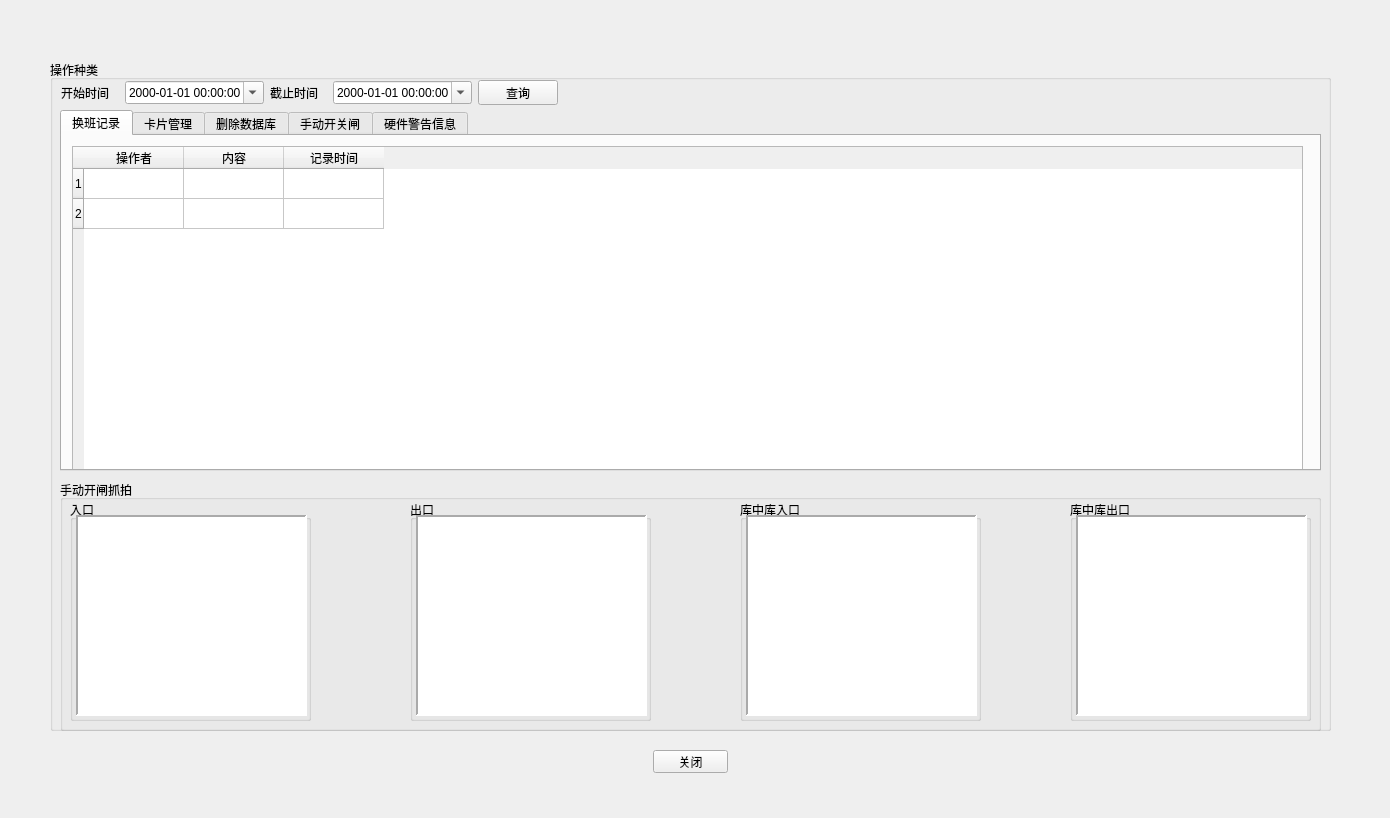
<?xml version="1.0" encoding="UTF-8"?>
<ui version="4.0">
 <class>CSysLog</class>
 <widget class="QFrame" name="CSysLog">
  <property name="geometry">
   <rect>
    <x>0</x>
    <y>0</y>
    <width>1390</width>
    <height>818</height>
   </rect>
  </property>
  <property name="windowTitle">
   <string>系统日志</string>
  </property>
  <property name="styleSheet">
   <string notr="true">background-image:url(D:/WinParkUI/debug/Image/NewIcon/CommonBigBG-normal.jpg);</string>
  </property>
  <property name="frameShape">
   <enum>QFrame::NoFrame</enum>
  </property>
  <property name="frameShadow">
   <enum>QFrame::Raised</enum>
  </property>
  <widget class="QWidget" name="widget" native="true">
   <property name="geometry">
    <rect>
     <x>40</x>
     <y>40</y>
     <width>1301</width>
     <height>741</height>
    </rect>
   </property>
   <property name="styleSheet">
    <string notr="true">background-image:url(none);</string>
   </property>
   <widget class="QGroupBox" name="groupBox_2">
    <property name="geometry">
     <rect>
      <x>10</x>
      <y>20</y>
      <width>1281</width>
      <height>671</height>
     </rect>
    </property>
    <property name="styleSheet">
     <string notr="true">background-image:url(none);</string>
    </property>
    <property name="title">
     <string>操作种类</string>
    </property>
    <widget class="QTabWidget" name="tabWidget">
     <property name="geometry">
      <rect>
       <x>10</x>
       <y>50</y>
       <width>1261</width>
       <height>361</height>
      </rect>
     </property>
     <property name="styleSheet">
      <string notr="true">background-image:url(none);</string>
     </property>
     <property name="currentIndex">
      <number>0</number>
     </property>
     <widget class="QWidget" name="tab">
      <attribute name="title">
       <string>换班记录</string>
      </attribute>
      <widget class="QTableWidget" name="tableShift">
       <property name="geometry">
        <rect>
         <x>10</x>
         <y>10</y>
         <width>1231</width>
         <height>351</height>
        </rect>
       </property>
       <property name="styleSheet">
        <string notr="true">background-image:url(none);</string>
       </property>
       <row>
        <property name="text">
         <string>1</string>
        </property>
       </row>
       <row>
        <property name="text">
         <string>2</string>
        </property>
       </row>
       <column>
        <property name="text">
         <string>操作者</string>
        </property>
       </column>
       <column>
        <property name="text">
         <string>内容</string>
        </property>
       </column>
       <column>
        <property name="text">
         <string>记录时间</string>
        </property>
       </column>
      </widget>
     </widget>
     <widget class="QWidget" name="tab_2">
      <attribute name="title">
       <string>卡片管理</string>
      </attribute>
      <widget class="QTableWidget" name="tableCardMgm">
       <property name="geometry">
        <rect>
         <x>10</x>
         <y>10</y>
         <width>1231</width>
         <height>351</height>
        </rect>
       </property>
       <row>
        <property name="text">
         <string>1</string>
        </property>
       </row>
       <row>
        <property name="text">
         <string>2</string>
        </property>
       </row>
       <column>
        <property name="text">
         <string>操作者</string>
        </property>
       </column>
       <column>
        <property name="text">
         <string>内容</string>
        </property>
       </column>
       <column>
        <property name="text">
         <string>记录时间</string>
        </property>
       </column>
      </widget>
     </widget>
     <widget class="QWidget" name="tab_5">
      <attribute name="title">
       <string>删除数据库</string>
      </attribute>
      <widget class="QTableWidget" name="tablDeleteData">
       <property name="geometry">
        <rect>
         <x>10</x>
         <y>10</y>
         <width>1231</width>
         <height>351</height>
        </rect>
       </property>
       <row>
        <property name="text">
         <string>1</string>
        </property>
       </row>
       <row>
        <property name="text">
         <string>2</string>
        </property>
       </row>
       <column>
        <property name="text">
         <string>操作者</string>
        </property>
       </column>
       <column>
        <property name="text">
         <string>内容</string>
        </property>
       </column>
       <column>
        <property name="text">
         <string>记录时间</string>
        </property>
       </column>
      </widget>
     </widget>
     <widget class="QWidget" name="tab_6">
      <attribute name="title">
       <string>手动开关闸</string>
      </attribute>
      <widget class="QTableWidget" name="tableManualGate">
       <property name="geometry">
        <rect>
         <x>10</x>
         <y>10</y>
         <width>1231</width>
         <height>351</height>
        </rect>
       </property>
       <row>
        <property name="text">
         <string>1</string>
        </property>
       </row>
       <row>
        <property name="text">
         <string>2</string>
        </property>
       </row>
       <column>
        <property name="text">
         <string>操作者</string>
        </property>
       </column>
       <column>
        <property name="text">
         <string>内容</string>
        </property>
       </column>
       <column>
        <property name="text">
         <string>记录时间</string>
        </property>
       </column>
      </widget>
     </widget>
     <widget class="QWidget" name="tab_7">
      <attribute name="title">
       <string>硬件警告信息</string>
      </attribute>
      <widget class="QTableWidget" name="tableHardware">
       <property name="geometry">
        <rect>
         <x>10</x>
         <y>10</y>
         <width>1231</width>
         <height>351</height>
        </rect>
       </property>
       <row>
        <property name="text">
         <string>1</string>
        </property>
       </row>
       <row>
        <property name="text">
         <string>2</string>
        </property>
       </row>
       <column>
        <property name="text">
         <string>操作者</string>
        </property>
       </column>
       <column>
        <property name="text">
         <string>内容</string>
        </property>
       </column>
       <column>
        <property name="text">
         <string>记录时间</string>
        </property>
       </column>
      </widget>
     </widget>
    </widget>
    <widget class="QGroupBox" name="groupBox_3">
     <property name="geometry">
      <rect>
       <x>10</x>
       <y>420</y>
       <width>1261</width>
       <height>251</height>
      </rect>
     </property>
     <property name="styleSheet">
      <string notr="true">background-image:url(none);</string>
     </property>
     <property name="title">
      <string>手动开闸抓拍</string>
     </property>
     <widget class="QGroupBox" name="groupBox_4">
      <property name="geometry">
       <rect>
        <x>10</x>
        <y>20</y>
        <width>241</width>
        <height>221</height>
       </rect>
      </property>
      <property name="styleSheet">
       <string notr="true">background-image:url(none);</string>
      </property>
      <property name="title">
       <string>入口</string>
      </property>
      <widget class="QLabel" name="lblImg0">
       <property name="geometry">
        <rect>
         <x>6</x>
         <y>15</y>
         <width>231</width>
         <height>201</height>
        </rect>
       </property>
       <property name="styleSheet">
        <string notr="true">background-color: rgb(255, 255, 255);</string>
       </property>
       <property name="frameShape">
        <enum>QFrame::Panel</enum>
       </property>
       <property name="frameShadow">
        <enum>QFrame::Sunken</enum>
       </property>
       <property name="lineWidth">
        <number>2</number>
       </property>
       <property name="text">
        <string/>
       </property>
       <property name="scaledContents">
        <bool>true</bool>
       </property>
      </widget>
     </widget>
     <widget class="QGroupBox" name="groupBox_5">
      <property name="geometry">
       <rect>
        <x>350</x>
        <y>20</y>
        <width>241</width>
        <height>221</height>
       </rect>
      </property>
      <property name="styleSheet">
       <string notr="true">background-image:url(none);</string>
      </property>
      <property name="title">
       <string>出口</string>
      </property>
      <widget class="QLabel" name="lblImg1">
       <property name="geometry">
        <rect>
         <x>6</x>
         <y>15</y>
         <width>231</width>
         <height>201</height>
        </rect>
       </property>
       <property name="styleSheet">
        <string notr="true">background-color: rgb(255, 255, 255);</string>
       </property>
       <property name="frameShape">
        <enum>QFrame::Panel</enum>
       </property>
       <property name="frameShadow">
        <enum>QFrame::Sunken</enum>
       </property>
       <property name="lineWidth">
        <number>2</number>
       </property>
       <property name="text">
        <string/>
       </property>
       <property name="scaledContents">
        <bool>true</bool>
       </property>
      </widget>
     </widget>
     <widget class="QGroupBox" name="groupBox_6">
      <property name="geometry">
       <rect>
        <x>680</x>
        <y>20</y>
        <width>241</width>
        <height>221</height>
       </rect>
      </property>
      <property name="styleSheet">
       <string notr="true">background-image:url(none);</string>
      </property>
      <property name="title">
       <string>库中库入口</string>
      </property>
      <widget class="QLabel" name="lblImg2">
       <property name="geometry">
        <rect>
         <x>6</x>
         <y>15</y>
         <width>231</width>
         <height>201</height>
        </rect>
       </property>
       <property name="styleSheet">
        <string notr="true">background-color: rgb(255, 255, 255);</string>
       </property>
       <property name="frameShape">
        <enum>QFrame::Panel</enum>
       </property>
       <property name="frameShadow">
        <enum>QFrame::Sunken</enum>
       </property>
       <property name="lineWidth">
        <number>2</number>
       </property>
       <property name="text">
        <string/>
       </property>
       <property name="scaledContents">
        <bool>true</bool>
       </property>
      </widget>
     </widget>
     <widget class="QGroupBox" name="groupBox_7">
      <property name="geometry">
       <rect>
        <x>1010</x>
        <y>20</y>
        <width>241</width>
        <height>221</height>
       </rect>
      </property>
      <property name="styleSheet">
       <string notr="true">background-image:url(none);</string>
      </property>
      <property name="title">
       <string>库中库出口</string>
      </property>
      <widget class="QLabel" name="lblImg3">
       <property name="geometry">
        <rect>
         <x>6</x>
         <y>15</y>
         <width>231</width>
         <height>201</height>
        </rect>
       </property>
       <property name="styleSheet">
        <string notr="true">background-color: rgb(255, 255, 255);</string>
       </property>
       <property name="frameShape">
        <enum>QFrame::Panel</enum>
       </property>
       <property name="frameShadow">
        <enum>QFrame::Sunken</enum>
       </property>
       <property name="lineWidth">
        <number>2</number>
       </property>
       <property name="text">
        <string/>
       </property>
       <property name="scaledContents">
        <bool>true</bool>
       </property>
      </widget>
     </widget>
    </widget>
    <widget class="QWidget" name="">
     <property name="geometry">
      <rect>
       <x>11</x>
       <y>20</y>
       <width>497</width>
       <height>25</height>
      </rect>
     </property>
     <layout class="QHBoxLayout" name="horizontalLayout">
      <item>
       <widget class="QLabel" name="label">
        <property name="text">
         <string>开始时间</string>
        </property>
       </widget>
      </item>
      <item>
       <widget class="QDateTimeEdit" name="dtStart">
        <property name="displayFormat">
         <string>yyyy-MM-dd HH:mm:ss</string>
        </property>
        <property name="calendarPopup">
         <bool>true</bool>
        </property>
       </widget>
      </item>
      <item>
       <widget class="QLabel" name="label_2">
        <property name="text">
         <string>截止时间</string>
        </property>
       </widget>
      </item>
      <item>
       <widget class="QDateTimeEdit" name="dtEnd">
        <property name="displayFormat">
         <string>yyyy-MM-dd HH:mm:ss</string>
        </property>
        <property name="calendarPopup">
         <bool>true</bool>
        </property>
       </widget>
      </item>
      <item>
       <widget class="QPushButton" name="btnQuery">
        <property name="text">
         <string>查询</string>
        </property>
       </widget>
      </item>
     </layout>
    </widget>
   </widget>
   <widget class="QPushButton" name="btnMinimalize">
    <property name="geometry">
     <rect>
      <x>613</x>
      <y>710</y>
      <width>75</width>
      <height>23</height>
     </rect>
    </property>
    <property name="styleSheet">
     <string notr="true">background-image:url(none);</string>
    </property>
    <property name="text">
     <string>关闭</string>
    </property>
   </widget>
  </widget>
  <widget class="QLabel" name="lblTitle">
   <property name="geometry">
    <rect>
     <x>30</x>
     <y>5</y>
     <width>141</width>
     <height>21</height>
    </rect>
   </property>
   <property name="font">
    <font>
     <weight>75</weight>
     <bold>true</bold>
    </font>
   </property>
   <property name="styleSheet">
    <string notr="true">background-image:url(none);
color: rgb(170, 0, 0);</string>
   </property>
   <property name="text">
    <string/>
   </property>
  </widget>
  <widget class="QLabel" name="lblClose">
   <property name="geometry">
    <rect>
     <x>1350</x>
     <y>6</y>
     <width>30</width>
     <height>15</height>
    </rect>
   </property>
   <property name="text">
    <string/>
   </property>
  </widget>
 </widget>
 <resources/>
 <connections/>
</ui>
